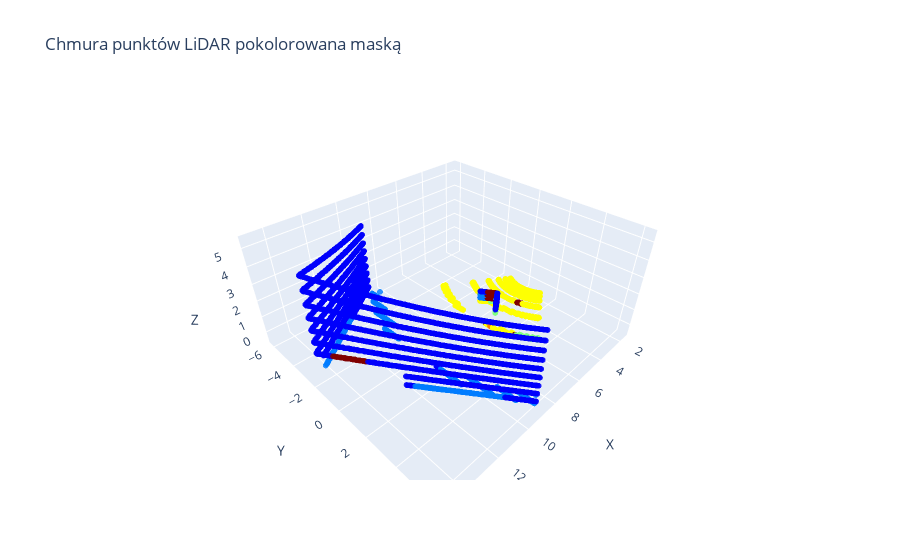

Notebook source saved alongside this figure:
### Code cell
import numpy as np
import cv2
import plotly.graph_objects as go
from scipy.spatial.transform import Rotation as R

# ----------------------------
# 1. Wczytanie danych
# ----------------------------
lidar = np.load("/home/developer/ros2_ws/src/UNET_trening/lidar_data.npy")  # (6400, 3)
mask  = np.load("/home/developer/ros2_ws/src/UNET_trening/mask.npy")         # (256, 256, 3)

# ----------------------------
# 2. Parametry LiDAR
# ----------------------------
horizontal_samples = 400
vertical_samples   = 16

# ----------------------------
# 3. Transformacja LiDAR do układu kamery
# ----------------------------
# ustaw przesunięcie LiDAR względem kamery (w metrach)
dx, dy, dz = 0.0, 0.0, 0.2  # np. LiDAR 20 cm nad kamerą

# ustaw obrót LiDAR względem kamery (roll, pitch, yaw) w radianach
roll, pitch, yaw = 0.0, 0.0, 0.0  # jeśli brak obrotu

# macierz rotacji
rot = R.from_euler('xyz', [roll, pitch, yaw]).as_matrix()

# transformacja punktów
lidar_cam = (rot @ lidar.T).T + np.array([dx, dy, dz])
x, y, z = lidar_cam[:,0], lidar_cam[:,1], lidar_cam[:,2]

# ----------------------------
# 4. Skalowanie maski do rozdzielczości LiDAR
# ----------------------------
# maska oryginalna 256x256 -> 16x400
mask_resized = cv2.resize(mask, (horizontal_samples, vertical_samples), interpolation=cv2.INTER_NEAREST)

# odwrócenie osi pionowej, żeby dolne piksele maski trafiały na dolne punkty LiDAR
mask_resized = np.flipud(mask_resized)

# zamiana na 1D (tak jak punkty LiDAR)
colors = mask_resized.reshape(-1, 3) / 255.0  # wartości 0-1 dla Plotly

# ----------------------------
# 5. Tworzenie wykresu 3D w Plotly
# ----------------------------
fig = go.Figure(data=[go.Scatter3d(
    x=x, y=y, z=z,
    mode='markers',
    marker=dict(
        size=2,
        opacity=0.8,
        color=['rgb({},{},{})'.format(int(r*255), int(g*255), int(b*255)) for r,g,b in colors]
    )
)])

# Ustawienia osi
fig.update_layout(
    scene=dict(
        xaxis_title='X',
        yaxis_title='Y',
        zaxis_title='Z'
    ),
    title="Chmura punktów LiDAR pokolorowana maską"
)

fig.show()

### Figure 1 — Plotly figure (JSON) as saved in the notebook; plotly's stock layout.template omitted (floating-point values rounded to 4 significant figures; data arrays with more than 128 entries replaced by an {"elided": "..."} marker saying what was removed)
{"data": [{"marker": {"color": {"elided": "6400 str values"}, "opacity": 0.8, "size": 2}, "mode": "markers", "type": "scatter3d", "x": {"elided": "6400 float values"}, "y": {"elided": "6400 float values"}, "z": {"elided": "6400 float values"}}], "layout": {"scene": {"xaxis": {"title": {"text": "X"}}, "yaxis": {"title": {"text": "Y"}}, "zaxis": {"title": {"text": "Z"}}}, "title": {"text": "Chmura punktów LiDAR pokolorowana maską"}}}
